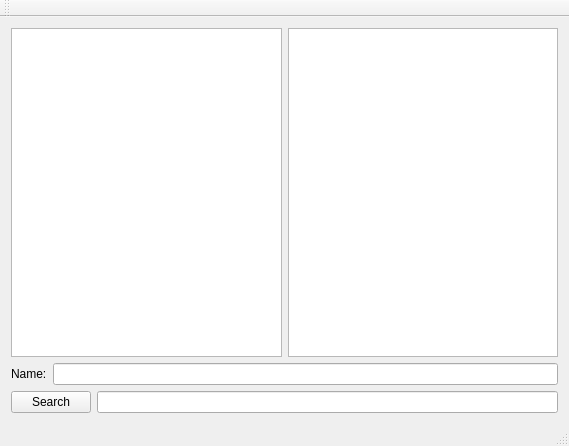
<?xml version="1.0" encoding="UTF-8"?>
<ui version="4.0">
 <class>VegetablesClass</class>
 <widget class="QMainWindow" name="VegetablesClass">
  <property name="geometry">
   <rect>
    <x>0</x>
    <y>0</y>
    <width>569</width>
    <height>446</height>
   </rect>
  </property>
  <property name="windowTitle">
   <string>Vegetables</string>
  </property>
  <widget class="QWidget" name="centralWidget">
   <layout class="QGridLayout" name="gridLayout">
    <item row="0" column="0">
     <layout class="QHBoxLayout" name="horizontalLayout">
      <item>
       <widget class="QListWidget" name="familyListWidget"/>
      </item>
      <item>
       <widget class="QListWidget" name="VeggieListWidget"/>
      </item>
     </layout>
    </item>
    <item row="1" column="0">
     <layout class="QFormLayout" name="formLayout">
      <item row="0" column="0">
       <widget class="QLabel" name="label">
        <property name="text">
         <string>Name:</string>
        </property>
       </widget>
      </item>
      <item row="0" column="1">
       <widget class="QLineEdit" name="nameLineEdit"/>
      </item>
     </layout>
    </item>
    <item row="2" column="0">
     <layout class="QFormLayout" name="formLayout_2">
      <item row="0" column="0">
       <widget class="QPushButton" name="searchButton">
        <property name="text">
         <string>Search</string>
        </property>
       </widget>
      </item>
      <item row="0" column="1">
       <widget class="QLineEdit" name="partsLineEdit"/>
      </item>
     </layout>
    </item>
   </layout>
  </widget>
  <widget class="QMenuBar" name="menuBar">
   <property name="geometry">
    <rect>
     <x>0</x>
     <y>0</y>
     <width>569</width>
     <height>21</height>
    </rect>
   </property>
  </widget>
  <widget class="QToolBar" name="mainToolBar">
   <attribute name="toolBarArea">
    <enum>TopToolBarArea</enum>
   </attribute>
   <attribute name="toolBarBreak">
    <bool>false</bool>
   </attribute>
  </widget>
  <widget class="QStatusBar" name="statusBar"/>
 </widget>
 <layoutdefault spacing="6" margin="11"/>
 <resources>
  <include location="Vegetables.qrc"/>
 </resources>
 <connections/>
</ui>
